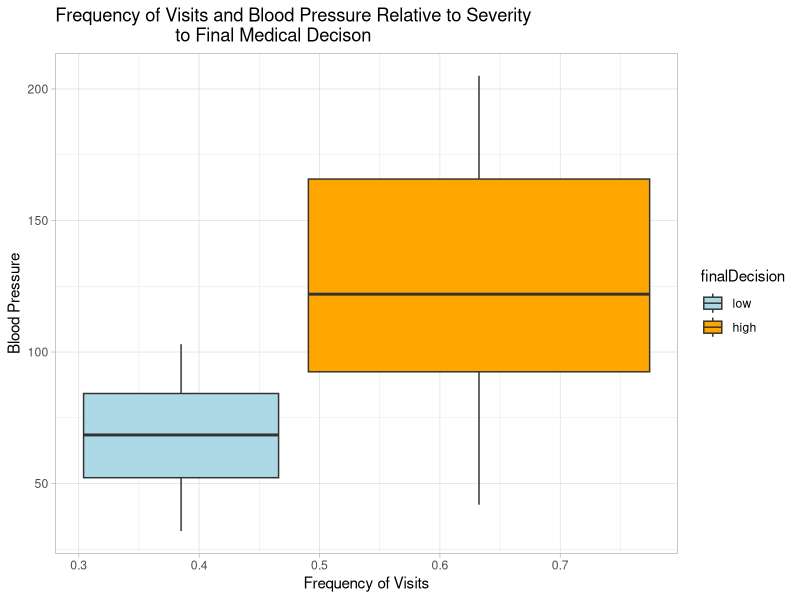
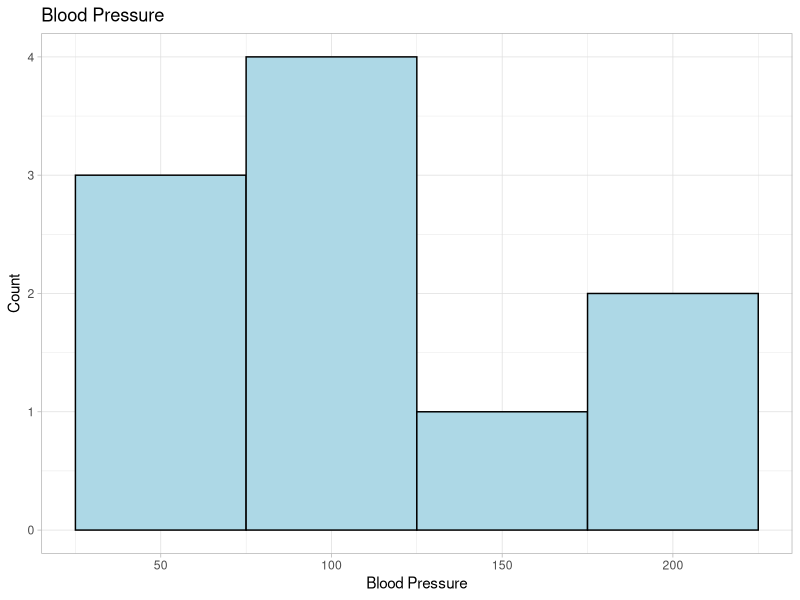
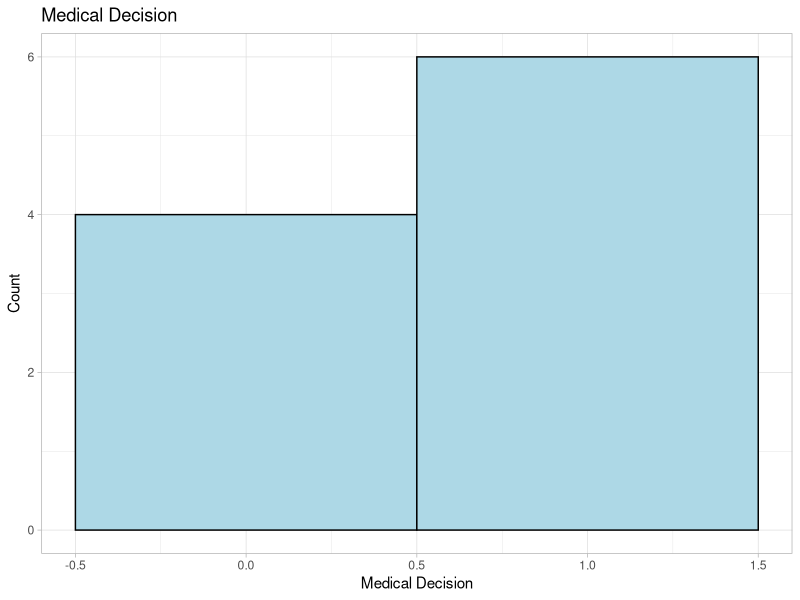
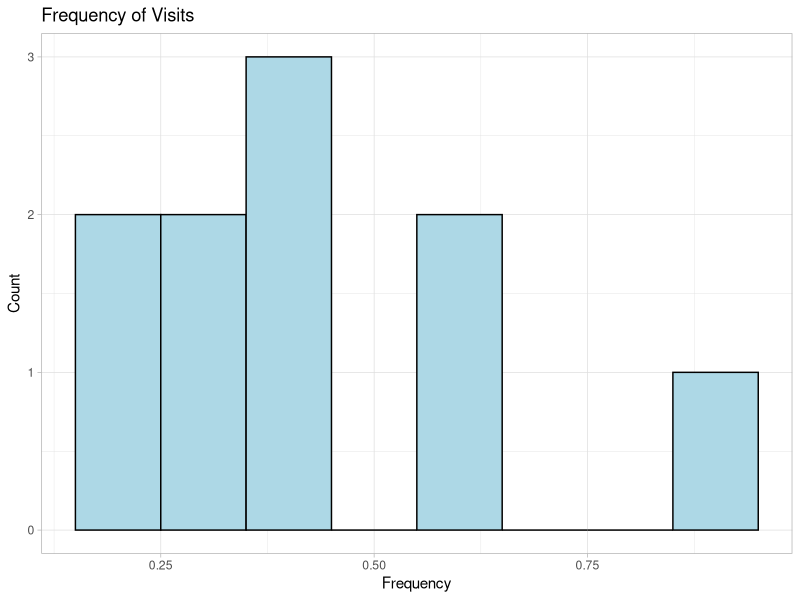

Write R code to recreate these figures, in order.
install.packages("ggplot2")
library("ggplot2")

# variables
frequency <- c(0.6,0.3,0.4,0.4,0.2,0.6,0.3,0.4,0.9,0.2)
bloodp <- c(103,87,32,42,59,109,78,205,135,176)
first <- c(1,1,1,1,0,0,0,0,NA,1)
second <- c(0,0,1,1,0,0,1,1,1,1)
finalDecision <- c(0,1,0,1,0,1,0,1,1,1)

# dataframe
hospitalData <- data.frame(frequency, bloodp, first, second, finalDecision)
hospitalData

# boxplot
hospitalData2 <- hospitalData
hospitalData2$finalDecision <- as.factor(hospitalData$finalDecision)
ggplot(hospitalData2, aes(x=frequency, y=bloodp, group=finalDecision, fill=finalDecision)) + 
  geom_boxplot() + labs(title="Frequency of Visits and Blood Pressure Relative to Severity
                        to Final Medical Decison",
                        x = "Frequency of Visits",
                        y= "Blood Pressure") +
  scale_fill_manual(values = c("0"= "lightblue", "1"= "orange"), 
  labels = c("low", "high")) + theme_light()

#histograms
ggplot(hospitalData, aes(x=bloodp)) + geom_histogram(binwidth=50, color = "black", 
  fill="lightblue") + theme_light() + labs(title="Blood Pressure",
                                           x="Blood Pressure",
                                           y="Count")
ggplot(hospitalData, aes(x=finalDecision)) + geom_histogram(binwidth=1, color = "black", 
  fill="lightblue") + theme_light() + labs(title="Medical Decision",
                                           x="Medical Decision",
                                           y="Count")
ggplot(hospitalData, aes(x=frequency)) + geom_histogram(binwidth=0.1, color = "black", 
  fill="lightblue") + theme_light() + labs(title="Frequency of Visits",
                                           x="Frequency",
                                           y="Count")

 
 
